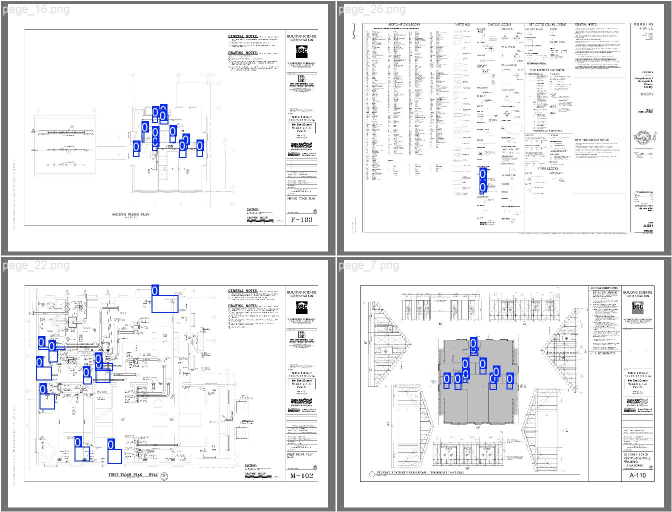
#> input picture first_transfer_learning_attempt.jpeg, 1344 x 1024 px (shown at 1/2 size)
$ python construction_doc_cropper.py --image first_transfer_learning_attempt.jpeg
#> lines starting #> are read from the running program, lines starting #| are printed output that depends on the picture; after the words box and inside, x2 and y2 are one past the last pixel; in counts of white or black regions, pixels touching at a corner belong together
"""
Construction Document Cropper Proof of Concept
Usage: construction_doc_cropper --image 'path_to_image'
"""
import cv2
import numpy as np
import argparse

def find_largest_object_crop(img_path, thresh=210):
    """
    Assumption: the largest object in a construction doc will be the floor plan containing the doors we want.

    Find the largest object in an image using connected component analysis
    and save images related to cropping and a cropped version around that object.

    This method is just a proof of concept around using connected component analysis for getting the
    floor plan out of a larger construction document without training an autocropping model.

    Args:
        image_path (str): Path to the input image
        thresh (int): Threshold for binary conversion (0-255)
    """
#> called with img_path = 'first_transfer_learning_attempt.jpeg', thresh = 210

    # Read the image
    original_image = cv2.imread(img_path)
#> original_image is the input picture: shape (1024, 1344, 3); mean B, G, R 235.6, 234.2, 233.9

    # Convert to grayscale
    gray = cv2.cvtColor(original_image, cv2.COLOR_BGR2GRAY)

    # Apply threshold to create binary image
    # Note: some research into best thresh method is needed
    _, binary = cv2.threshold(gray, thresh, 255, cv2.THRESH_BINARY)
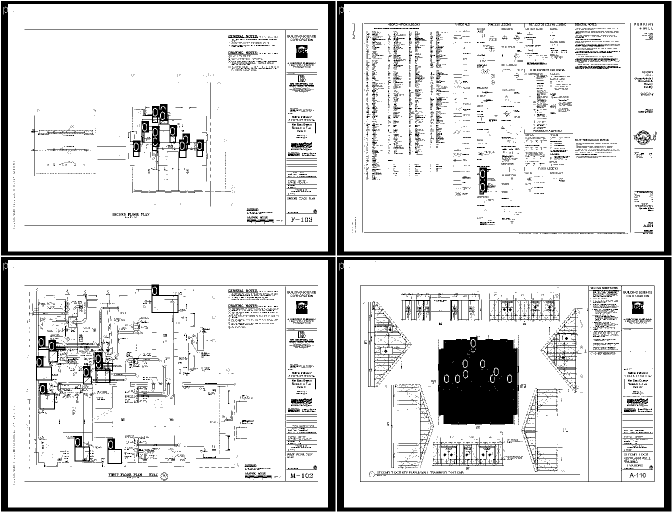
#> binary: shape (1024, 1344) (shown at 1/2 size); 85.6% white; 7687 black regions (7243 under 20 px), largest, box (x1, y1, x2, y2) and area: (876, 671, 1038, 850) 25636, (2, 2, 671, 511) 23682, (674, 2, 1343, 511) 23682

    cv2.imwrite("./results/crop_experiments/binary.jpg", binary)

    # Perform connected component analysis
    num_labels, labels, stats, centroids = cv2.connectedComponentsWithStats(binary, connectivity=8)
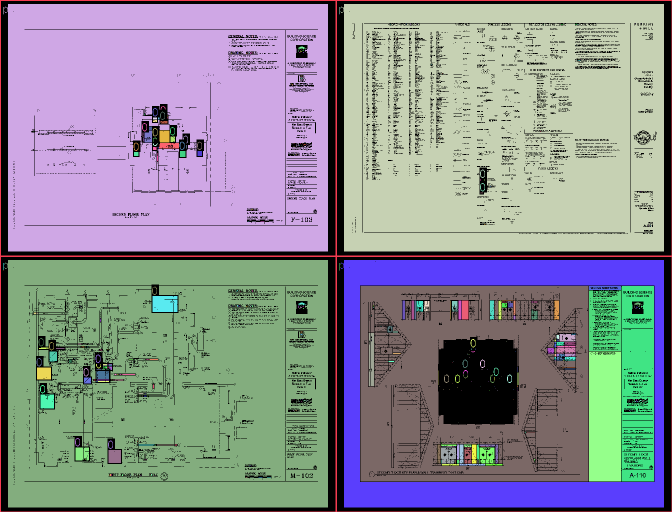
#> labels: shape (1024, 1344) int32 (shown at 1/2 size); 492 distinct labels, from 0 to 491; one colour per label, 0 black
#> num_labels = 492; stats = 492 rows, first 6: [2, 2, 1341, 1021, 197624], [0, 0, 1344, 1024, 14172], [10, 8, 646, 495, 300449], [682, 8, 646, 495, 297495], [7, 14, 2, 14, 17], [679, 14, 2, 14, 17]; centroids = 492 pairs, first value 7 to 1300, second value 20.06 to 954

    # Find the largest component (excluding background which is label 0)
    largest_component_label = 1
    largest_area = 0

    for i in range(1, num_labels):  # Skip background (label 0)
        area = stats[i, cv2.CC_STAT_AREA]
        if area > largest_area:
            largest_area = area
            largest_component_label = i
#> this loop made 491 passes
#> (area, largest_area) on passes 1 to 2: (14172, 14172), (300449, 300449)
#> area on passes 3, 30: 297495, 49
#> after the loop, largest_area = 300449; largest_component_label = 2

    if largest_area == 0:
        raise ValueError("No objects found in the image")

    # Get bounding box of the largest component
    x = stats[largest_component_label, cv2.CC_STAT_LEFT]
#> x = 10
    y = stats[largest_component_label, cv2.CC_STAT_TOP]
#> y = 8
    w = stats[largest_component_label, cv2.CC_STAT_WIDTH]
#> w = 646
    h = stats[largest_component_label, cv2.CC_STAT_HEIGHT]
#> h = 495

    # Add some padding around the object (optional)
    padding = 10
    x = max(0, x - padding)
#> x = 0
    y = max(0, y - padding)
#> y = 0
    w = min(original_image.shape[1] - x, w + 2 * padding)
#> w = 666
    h = min(original_image.shape[0] - y, h + 2 * padding)
#> h = 515

    # Crop the original image around the largest object
    cropped_image = original_image[y:y+h, x:x+w]
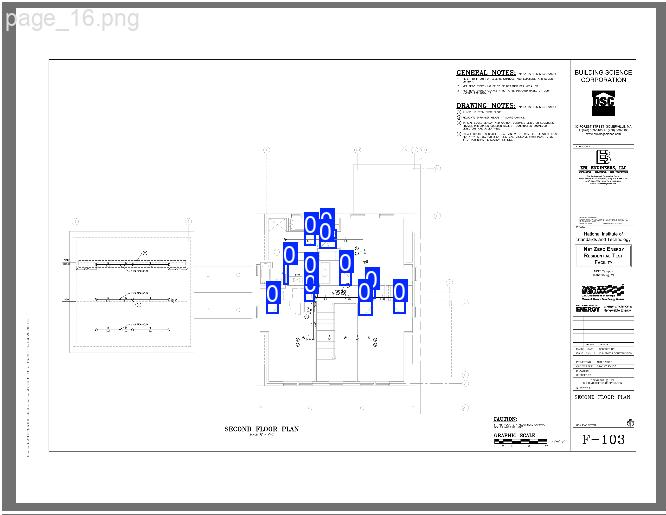
#> cropped_image: shape (515, 666, 3); mean B, G, R 240.3, 238.7, 238.3

    cv2.imwrite("./results/crop_experiments/cropped_image.jpg", cropped_image)


if __name__ == "__main__":
    parser = argparse.ArgumentParser()

    parser.add_argument('--image', type=str, help='Path to image file')
    parser.add_argument('--thresh', type=int, help='thresh value for cca', default=210)

    args = parser.parse_args()

    find_largest_object_crop(img_path=args.image, thresh=args.thresh)

$ run again, on merged_v2_cubicasa_2.jpeg
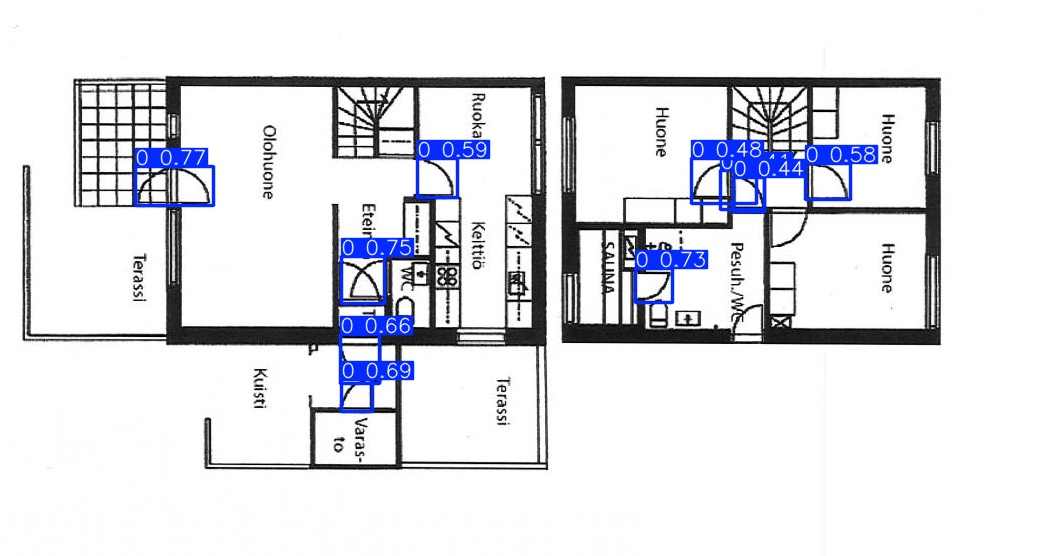
#> input picture merged_v2_cubicasa_2.jpeg, 1060 x 556 px
#> in find_largest_object_crop, original_image is the input picture: shape (556, 1060, 3); mean B, G, R 230.5, 225.3, 224.4
#> in find_largest_object_crop, `_, binary = cv2.threshold(gray, thresh, 255, cv2.THRESH_BINARY)`:
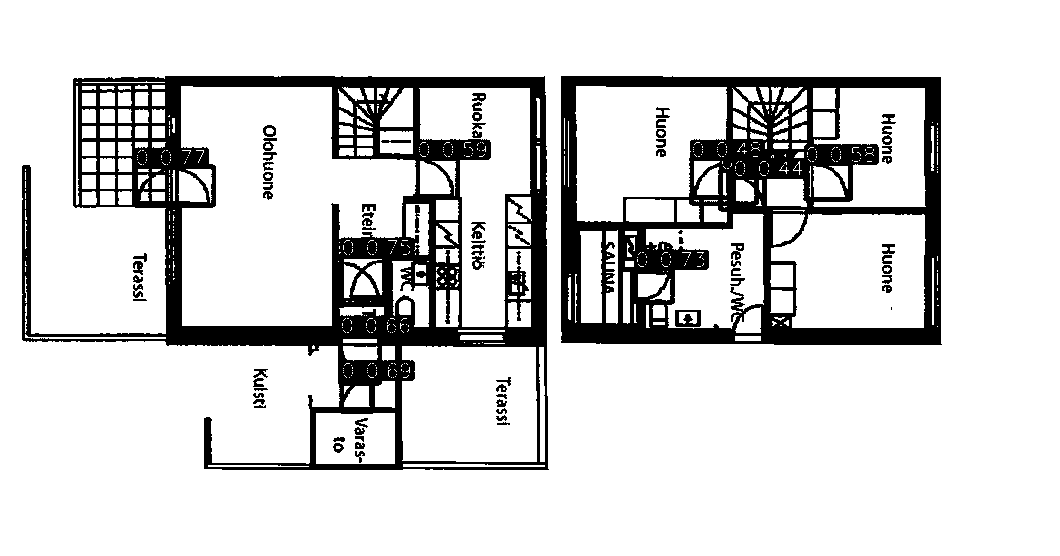
#> binary: shape (556, 1060); 84.6% white; 73 black regions (3 under 20 px), largest, box (x1, y1, x2, y2) and area: (22, 76, 549, 470) 48892, (561, 76, 942, 345) 37733, (675, 310, 701, 327) 291
#> in find_largest_object_crop, `num_labels, labels, stats, centroids = cv2.connectedComponentsWithStat..`:
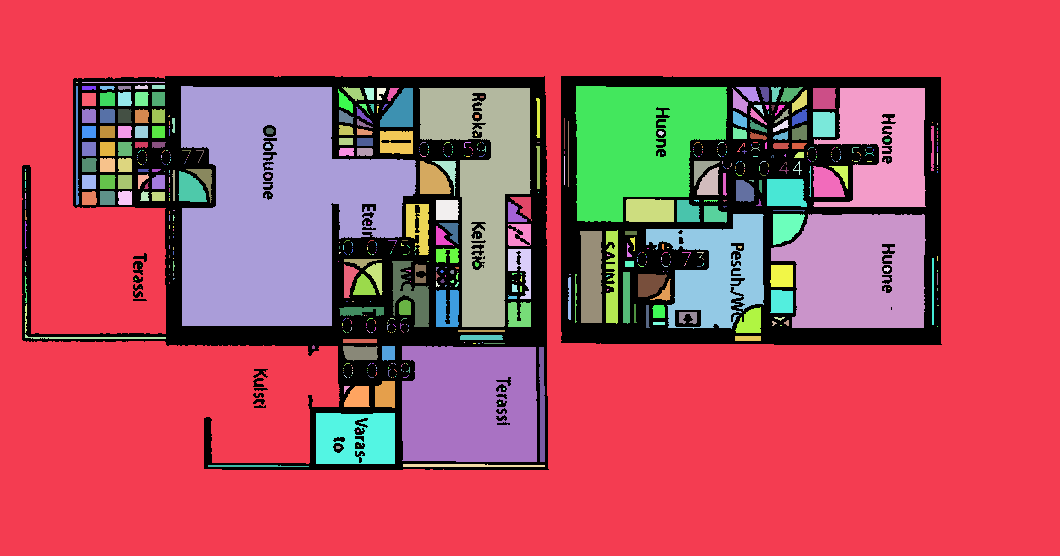
#> labels: shape (556, 1060) int32; 610 distinct labels, from 0 to 609; one colour per label, 0 black
#> num_labels = 610; stats = 610 rows, first 6: [22, 76, 920, 394, 91032], [0, 0, 1060, 556, 340932], [82, 81, 83, 2, 84], [76, 82, 2, 1, 2], [135, 85, 13, 4, 43], [152, 85, 13, 4, 52]; centroids = 610 pairs, first value 25 to 937.5, second value 81.99 to 465.6
#> the loop in find_largest_object_crop, `for i in range(1, num_labels):` made 609 passes
#> (area, largest_area) on pass 1: (340932, 340932)
#> after the loop in find_largest_object_crop, `for i in range(1, num_labels):`: largest_area = 340932; largest_component_label = 1
#> x = 0
#> w = 1060
#> h = 556

$ run again, on merged_v2_cubicasa_3.jpeg
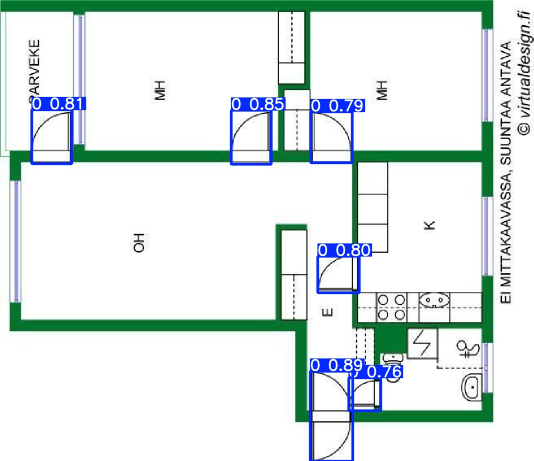
#> input picture merged_v2_cubicasa_3.jpeg, 1067 x 922 px (shown at 1/2 size)
#> in find_largest_object_crop, original_image is the input picture: shape (922, 1067, 3); mean B, G, R 229.2, 230.5, 219.8
#> binary: shape (922, 1067); 84.2% white; 158 black regions (44 under 20 px), largest, box (x1, y1, x2, y2) and area: (0, 0, 987, 922) 139883, (912, 680, 960, 717) 544, (1000, 437, 1021, 491) 503
#> in find_largest_object_crop, `num_labels, labels, stats, centroids = cv2.connectedComponentsWithStat..`:
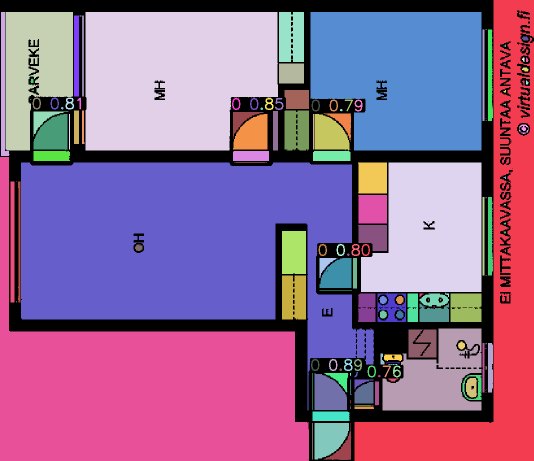
#> labels: shape (922, 1067) int32 (shown at 1/2 size); 184 distinct labels, from 0 to 183; one colour per label, 0 black
#> num_labels = 184; stats = 184 rows, first 6: [0, 0, 1067, 922, 155698], [709, 0, 358, 922, 87414], [2, 24, 18, 288, 2386], [11, 24, 135, 277, 26955], [171, 24, 385, 277, 95752], [558, 24, 50, 100, 4733]; centroids = 184 pairs, first value 5.78 to 1053.6, second value 31.5 to 901.6
#> the loop in find_largest_object_crop, `for i in range(1, num_labels):` made 183 passes
#> (area, largest_area) on passes 1, 4, 77, 78: (87414, 87414), (95752, 95752), (161260, 161260), (195674, 195674)
#> after the loop in find_largest_object_crop, `for i in range(1, num_labels):`: largest_area = 195674; largest_component_label = 78
#> in find_largest_object_crop, `x = stats[largest_component_label, cv2.CC_STAT_LEFT]`: x = 42
#> in find_largest_object_crop, `y = stats[largest_component_label, cv2.CC_STAT_TOP]`: y = 325
#> in find_largest_object_crop, `w = stats[largest_component_label, cv2.CC_STAT_WIDTH]`: w = 706
#> in find_largest_object_crop, `h = stats[largest_component_label, cv2.CC_STAT_HEIGHT]`: h = 496
#> in find_largest_object_crop, `x = max(0, x - padding)`: x = 32
#> in find_largest_object_crop, `y = max(0, y - padding)`: y = 315
#> in find_largest_object_crop, `w = min(original_image.shape[1] - x, w + 2 * padding)`: w = 726
#> in find_largest_object_crop, `h = min(original_image.shape[0] - y, h + 2 * padding)`: h = 516
#> in find_largest_object_crop, `cropped_image = original_image[y:y+h, x:x+w]`:
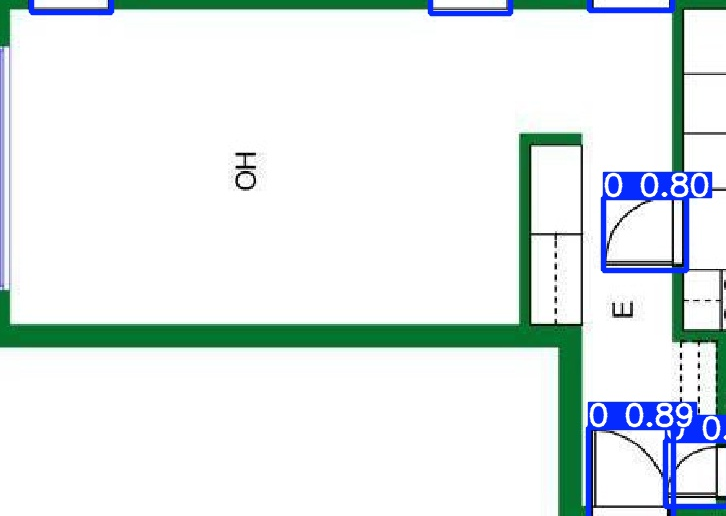
#> cropped_image: shape (516, 726, 3); mean B, G, R 234.4, 234.2, 224.9
